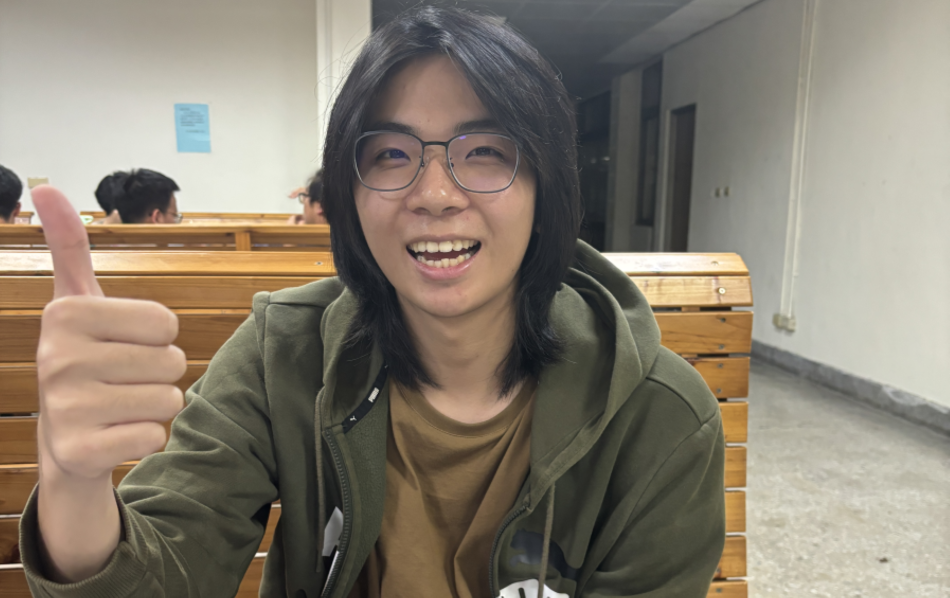
#> input picture GAN-of-hockey-main/陳禹豪.png, 1900 x 1195 px (shown at 1/2 size)
$ python -i guitest.py   (imports and definitions only)
#> lines starting #> are read from the running program, lines starting #| are printed output that depends on the picture
import tkinter as tk
from time import sleep, time
from IPython.display import clear_output
from subprocess import call
from tkinter import PhotoImage
import os
from PIL import Image , ImageTk

image_main = os.path.join(os.path.dirname(os.path.abspath(__file__)), 'pictures/陳禹豪.png')
image_pvp = os.path.join(os.path.dirname(os.path.abspath(__file__)), 'pictures/playervsplayer.png')
image_pve = os.path.join(os.path.dirname(os.path.abspath(__file__)), 'pictures/playervsplayer.png')
image_training = os.path.join(os.path.dirname(os.path.abspath(__file__)), 'pictures/trainingpicture.png')
image_pvp_main = os.path.join(os.path.dirname(os.path.abspath(__file__)), 'pictures/playervsplayer.png')
image_pve_main = os.path.join(os.path.dirname(os.path.abspath(__file__)), 'pictures/playervsplayer.png')
image_defaultmode = os.path.join(os.path.dirname(os.path.abspath(__file__)), 'pictures/defaultpicture.png')
image_extra1 = os.path.join(os.path.dirname(os.path.abspath(__file__)), 'pictures/forextra1.png')
image_quitall = os.path.join(os.path.dirname(os.path.abspath(__file__)), 'pictures/exit.png')
image_quitpvp = os.path.join(os.path.dirname(os.path.abspath(__file__)), 'pictures/exit.png')
image_quitpve = os.path.join(os.path.dirname(os.path.abspath(__file__)), 'pictures/exit.png')
image_easy = os.path.join(os.path.dirname(os.path.abspath(__file__)), 'pictures/weaker_ai.png')
image_difficult = os.path.join(os.path.dirname(os.path.abspath(__file__)), 'pictures/powerful_ai.png')
fontsize = 70

buttonwidth = 1000
buttonheight = 150
buttonstartx = 450
buttonstarty = 200

created = True
bounds1 = (buttonstartx, buttonstarty + 0 * (buttonheight + 50), buttonstartx + buttonwidth, buttonstarty + buttonheight + 0 * (buttonheight + 50))  # Adjust these values as needed
bounds2 = (buttonstartx, buttonstarty + 1 * (buttonheight + 50), buttonstartx + buttonwidth, buttonstarty + buttonheight + 1 * (buttonheight + 50))
bounds3 = (buttonstartx, buttonstarty + 2 * (buttonheight + 50), buttonstartx + buttonwidth, buttonstarty + buttonheight + 2 * (buttonheight + 50))
bounds4 = (buttonstartx, buttonstarty + 3 * (buttonheight + 50), buttonstartx + buttonwidth, buttonstarty + buttonheight + 3 * (buttonheight + 50))

#photo function
# [4 lines left out: function sizeset, not called in this run]

def colorset(image):
    img = Image.open(image)
    img = img.convert('RGB')
    pixels = img.load()

    for x in range(buttonwidth):
        for y in range(buttonheight):
            r , g , b = pixels[x , y]
            pixels[x , y] = (r + 50 , g + 50, b + 50)

    img.save(image)

#button press function
def quitwhole():
    window.destroy()

# [6 lines left out: function versus, not called in this run]

def defaultmodeplay():
    window.destroy()
    call(['python' , 'play.py'])

def extramode1():
    window.destroy()
    call(['python' , 'play2.py'])

# [20 lines left out: functions quitpvpmain, quitpvemain, singleplayer, not called in this run]

def ai_training():
    window.destroy()
    call(['python' , 'train2.py'])

def easymode():
    window.destroy()
    call(['python' , 'PvAI.py'])

def difficultmode():
    window.destroy()
    call(['python' , 'difficultPvAI.py'])


#button onplace function
def on_enter_pvp(event):
    pvp.config(fg = 'black')
    backgroundset_main(image_pvp)

def on_leave_pvp(event):
    pvp.config(fg='blue')
    backgroundset_main(image_main)

def on_enter_pve(event):
    pve.config(fg = 'black')
    backgroundset_main(image_pve)

def on_leave_pve(event):
    pve.config(fg='blue')
    backgroundset_main(image_main)

def on_enter_training(event):
    training.config(fg = 'black')
    backgroundset_main(image_training)

def on_leave_training(event):
    training.config(fg='blue')
    backgroundset_main(image_main)

def on_enter_quitall(event):
    quitall.config(fg='black')
    backgroundset_main(image_quitall)

def on_leave_quitall(event):
    quitall.config(fg='blue')
    backgroundset_main(image_main)

def on_enter_defaultmode(event):
    defaultmode.config(fg = 'black')
    backgroundset_pvp(image_defaultmode)

def on_leave_defaultmode(event):
    defaultmode.config(fg='blue')
    backgroundset_pvp(image_pvp_main)

def on_enter_extra1(event):
    extra1.config(fg = 'black')
    backgroundset_pvp(image_extra1)

def on_leave_extra1(event):
    extra1.config(fg='blue')
    backgroundset_pvp(image_pvp_main)

def on_enter_quitpvp(event):
    quit.config(fg='black')
    backgroundset_pvp(image_quitpvp)

def on_leave_quitpvp(event):
    quit.config(fg='blue')
    backgroundset_pvp(image_pvp_main)

def on_enter_easy(event):
    easy.config(fg = 'black')
    backgroundset_pve(image_easy)

def on_leave_easy(event):
    easy.config(fg='blue')
    backgroundset_pve(image_pvp_main)

def on_enter_difficult(event):
    difficult.config(fg = 'black')
    backgroundset_pve(image_difficult)

def on_leave_difficult(event):
    difficult.config(fg='blue')
    backgroundset_pve(image_pvp_main)

def on_enter_quitpve(event):
    quit.config(fg='black')
    backgroundset_pve(image_quitpve)

def on_leave_quitpve(event):
    quit.config(fg='blue')
    backgroundset_pve(image_pvp_main)


# [136 lines left out: functions pvpbackground, pvebackground, mainbackground, not called in this run]

def backgroundset_main(image):
#> called with image = 'GAN-of-hockey-main/陳禹豪.png'
    global pvp , training , pve ,pvp_photo , pve_photo , training_photo , bg_label , quitall , quitall_photo

    img = Image.open(image)
#> img is the input picture: PIL image 1900x1195 RGBA; mean R, G, B, A 134.7, 125.4, 111.4, 255

            # Crop the image
    pvp_img = img.crop(bounds1)
    pve_img = img.crop(bounds2)
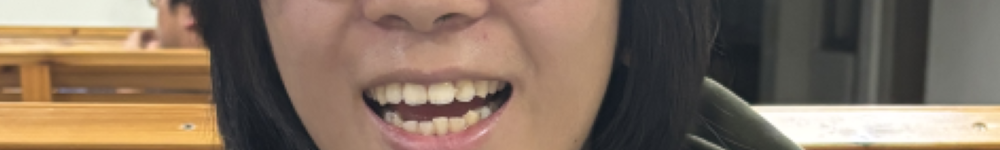
#> pve_img: PIL image 1000x150 RGBA; mean R, G, B, A 132.8, 113.2, 96.3, 255
    training_img = img.crop(bounds3)
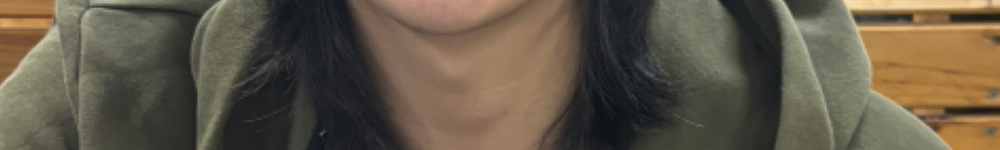
#> training_img: PIL image 1000x150 RGBA; mean R, G, B, A 98.5, 88.6, 72.1, 255
    quitall_img = img.crop(bounds4)
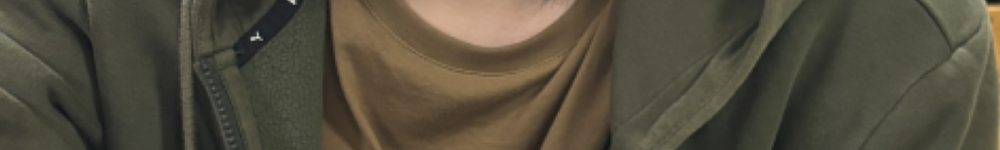
#> quitall_img: PIL image 1000x150 RGBA; mean R, G, B, A 83.1, 77.6, 62, 255

    pvp_img.save('pvp.png')
    pve_img.save('pve.png')
    training_img.save('training.png')
    quitall_img.save('quitall.png')

    colorset('pvp.png')
#> in colorset, `img.save(image)`:
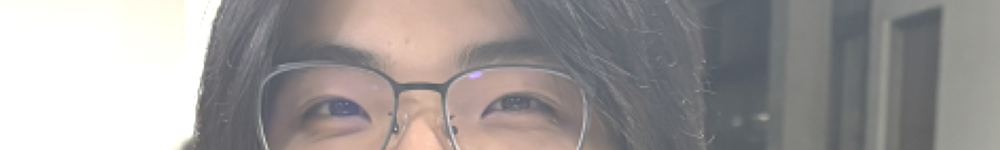
#> saved as pvp.png: PIL image 1000x150 RGB; mean R, G, B 158.4, 153.9, 153.1
    colorset('pve.png')
#> call 2 of colorset, with image = 'pve.png'
#> in colorset (call 2), `img.save(image)`:
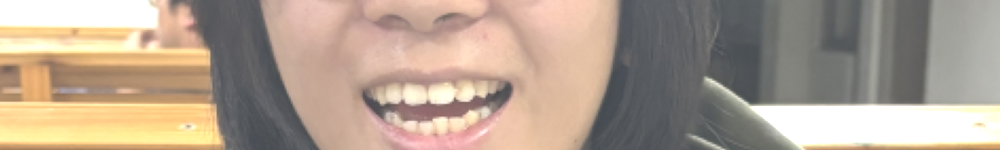
#> saved as pve.png: PIL image 1000x150 RGB; mean R, G, B 177.4, 160.2, 144.4
    colorset('training.png')
#> call 3 of colorset, with image = 'training.png'
#> in colorset (call 3), `img.save(image)`:
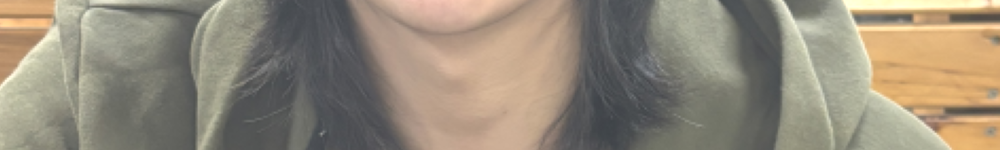
#> saved as training.png: PIL image 1000x150 RGB; mean R, G, B 148.2, 138.5, 122.1
    colorset('quitall.png')
#> call 4 of colorset, with image = 'quitall.png'
#> in colorset (call 4), `img.save(image)`:
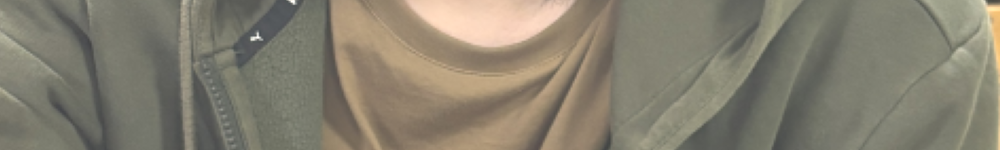
#> saved as quitall.png: PIL image 1000x150 RGB; mean R, G, B 133.1, 127.6, 112

    new_bg = tk.PhotoImage(file=image)
#> (the run stopped early here; a loop or call above may not have finished)
